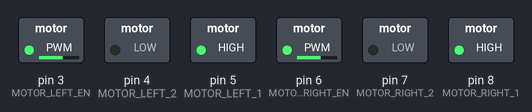
A program run on a simulated Arduino Uno, built with avr-gcc and run on an emulated ATmega328P. Parts: switched loads named in the program (green lamp = pin HIGH).

Above: at 0.1 s.
Timing chart, 0 to 1.6 s (numbered marks = the images above):
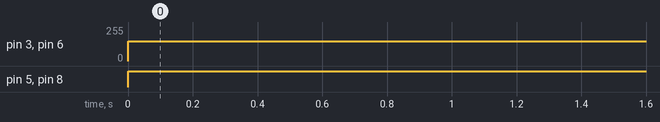

Measured:
- by itself, pin 3 (MOTOR_LEFT_EN), pin 6 (MOTOR_RIGHT_EN): 0/255 → 150/255 at 0.00 s
- by itself, pin 5 (MOTOR_LEFT_1), pin 8 (MOTOR_RIGHT_1): LOW → HIGH at 0.00 s

The program:

main.cpp
```cpp
#include <Arduino.h>

/*
===============================================================================
 EXERISE 3: BASIC MOTOR CONTROL
-------------------------------------------------------------------------------
 1) Make the robot move forward for 2 seconds.
 2) Stop for 2 seconds then loop.
 3) Change SPEED and observe behavior.

 Questions:
   - Why does PWM control speed?
   - What happens if SPEED > 255?
===============================================================================
*/

constexpr byte MOTOR_LEFT_1 = 5;
constexpr byte MOTOR_LEFT_2 = 4;
constexpr byte MOTOR_LEFT_EN = 3;

constexpr byte MOTOR_RIGHT_1 = 8;
constexpr byte MOTOR_RIGHT_2 = 7;
constexpr byte MOTOR_RIGHT_EN = 6;

// --- Motor Controller --
void motorBegin();
void setMotorSpeed(byte in1, byte in2, byte en, int speed);
void motorMove(int leftSpeed, int rightSpeed);

void motorBegin() {
    pinMode(MOTOR_LEFT_1, OUTPUT);
    pinMode(MOTOR_LEFT_2, OUTPUT);
    pinMode(MOTOR_LEFT_EN, OUTPUT);

    pinMode(MOTOR_RIGHT_1, OUTPUT);
    pinMode(MOTOR_RIGHT_2, OUTPUT);
    pinMode(MOTOR_RIGHT_EN, OUTPUT);

    motorMove(0, 0);
}

void setMotorSpeed(byte in1, byte in2, byte en, int speed) {
    // Clamp speed
    if (speed > 255) speed = 255;
    if (speed < -255) speed = -255;

    if (speed > 0) {
        digitalWrite(in1, HIGH);
        digitalWrite(in2, LOW);
    } else if (speed < 0) {
        digitalWrite(in1, LOW);
        digitalWrite(in2, HIGH);
    } else {
        digitalWrite(in1, LOW);
        digitalWrite(in2, LOW);
    }

    analogWrite(en, abs(speed));
}

void motorMove(int leftSpeed, int rightSpeed) {
    setMotorSpeed(MOTOR_LEFT_1, MOTOR_LEFT_2, MOTOR_LEFT_EN, leftSpeed);
    setMotorSpeed(MOTOR_RIGHT_1, MOTOR_RIGHT_2, MOTOR_RIGHT_EN, rightSpeed);
}

void setup() {
    motorBegin();
}

// NOTE: Start your exercise here

// Change this to see different behevior.
// Even change it to negative.
int SPEED = 150;

// Why does it only move forward?
// I think you know how to fix it.
void loop() {
    motorMove(SPEED, SPEED);
    delay(2000);
}
```
